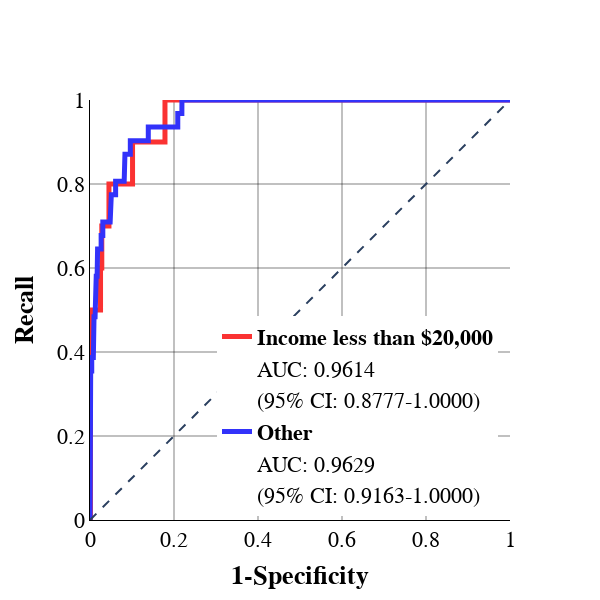

Notebook source saved alongside this figure:
### Code cell
income=test.drop(X_test[X_test['INCOME_1 - Less than $20,000'] == 0].index)
#elsee=elsee.sample(95, random_state=25)
income_predictors=income.drop(['UDPYOPI_1 - Yes'], axis=1)
income_target=income['UDPYOPI_1 - Yes']
elsee=test.drop(X_test[X_test['INCOME_1 - Less than $20,000'] == 1].index)
#pop=pop.sample(95, random_state=25)
elsee_predictors=elsee.drop(['UDPYOPI_1 - Yes'], axis=1)
elsee_target=elsee['UDPYOPI_1 - Yes']
income_prob=svc_linear._predict_proba_lr(income_predictors)
elsee_prob=svc_linear._predict_proba_lr(elsee_predictors)
plot_roc_curve2(income_target, [item[1] for item in income_prob], elsee_target, [item[1] for item in elsee_prob], 'Income less than $20,000', 'Other')

### Figure 1 — Plotly figure (JSON) as saved in the notebook; plotly's stock layout.template omitted (floating-point values rounded to 4 significant figures; data arrays with more than 128 entries replaced by an {"elided": "..."} marker saying what was removed)
{"data": [{"hoverinfo": "skip", "line": {"color": "rgba(250, 50, 50, 1.0)", "width": 5}, "name": "<b>Income less than $20,000</b>", "showlegend": true, "type": "scatter", "x": [0, 0.001003, 0.001003, 0.004012, 0.004012, 0.02508, 0.02508, 0.02808, 0.02808, 0.04514, 0.04514, 0.1013, 0.1013, 0.1434, 0.1454, 0.1625, 0.1645, 0.1785, 0.1785, 0.2307, 0.2327, 0.2708, 0.2728, 0.2949, 0.2969, 0.332, 0.334, 0.4814, 0.4835, 0.5366, 0.5386, 0.5787, 0.5827, 0.7091, 0.7111, 0.7272, 0.7302, 1], "y": [0, 0, 0.4, 0.4, 0.5, 0.5, 0.6, 0.6, 0.7, 0.7, 0.8, 0.8, 0.9, 0.9, 0.9, 0.9, 0.9, 0.9, 1, 1, 1, 1, 1, 1, 1, 1, 1, 1, 1, 1, 1, 1, 1, 1, 1, 1, 1, 1]}, {"hoverinfo": "skip", "line": {"color": "rgba(255, 255, 255, 0)", "width": 5}, "name": "AUC: 0.9614", "showlegend": true, "type": "scatter", "x": [0, 0.001003, 0.001003, 0.004012, 0.004012, 0.02508, 0.02508, 0.02808, 0.02808, 0.04514, 0.04514, 0.1013, 0.1013, 0.1434, 0.1454, 0.1625, 0.1645, 0.1785, 0.1785, 0.2307, 0.2327, 0.2708, 0.2728, 0.2949, 0.2969, 0.332, 0.334, 0.4814, 0.4835, 0.5366, 0.5386, 0.5787, 0.5827, 0.7091, 0.7111, 0.7272, 0.7302, 1], "y": [0, 0, 0.4, 0.4, 0.5, 0.5, 0.6, 0.6, 0.7, 0.7, 0.8, 0.8, 0.9, 0.9, 0.9, 0.9, 0.9, 0.9, 1, 1, 1, 1, 1, 1, 1, 1, 1, 1, 1, 1, 1, 1, 1, 1, 1, 1, 1, 1]}, {"hoverinfo": "skip", "line": {"color": "rgba(255, 255, 255, 0)", "width": 0}, "name": "(95% CI: 0.8777-1.0000)", "showlegend": true, "type": "scatter", "x": [0, 0.001003, 0.001003, 0.004012, 0.004012, 0.02508, 0.02508, 0.02808, 0.02808, 0.04514, 0.04514, 0.1013, 0.1013, 0.1434, 0.1454, 0.1625, 0.1645, 0.1785, 0.1785, 0.2307, 0.2327, 0.2708, 0.2728, 0.2949, 0.2969, 0.332, 0.334, 0.4814, 0.4835, 0.5366, 0.5386, 0.5787, 0.5827, 0.7091, 0.7111, 0.7272, 0.7302, 1], "y": [0, 0, 0.4, 0.4, 0.5, 0.5, 0.6, 0.6, 0.7, 0.7, 0.8, 0.8, 0.9, 0.9, 0.9, 0.9, 0.9, 0.9, 1, 1, 1, 1, 1, 1, 1, 1, 1, 1, 1, 1, 1, 1, 1, 1, 1, 1, 1, 1]}, {"hoverinfo": "skip", "line": {"color": "rgba(50, 50, 250, 1.0)", "width": 5}, "name": "<b>Other</b>", "showlegend": true, "type": "scatter", "x": {"elided": "473 float values"}, "y": {"elided": "473 float values"}}, {"hoverinfo": "skip", "line": {"color": "rgba(255, 255, 255, 0)", "width": 5}, "name": "AUC: 0.9629", "showlegend": true, "type": "scatter", "x": {"elided": "473 float values"}, "y": {"elided": "473 float values"}}, {"hoverinfo": "skip", "line": {"color": "rgba(255, 255, 255, 0)", "width": 0}, "name": "(95% CI: 0.9163-1.0000)", "showlegend": true, "type": "scatter", "x": {"elided": "473 float values"}, "y": {"elided": "473 float values"}}], "layout": {"font": {"color": "Black", "family": "Times New Roman", "size": 22}, "height": 600, "legend": {"x": 0.95, "xanchor": "right", "y": 0.01, "yanchor": "bottom"}, "shapes": [{"line": {"dash": "dash"}, "type": "line", "x0": 0, "x1": 1, "y0": 0, "y1": 1}], "title": {"x": 1}, "width": 600, "xaxis": {"constrain": "domain", "gridcolor": "rgba(5, 5, 5, 0.5)", "linecolor": "black", "range": [0, 1], "title": {"text": "<b>1-Specificity</b>"}}, "yaxis": {"gridcolor": "rgba(5, 5, 5, 0.5)", "linecolor": "black", "range": [0, 1], "scaleanchor": "x", "scaleratio": 1, "title": {"text": "<b>Recall</b>"}}}}
